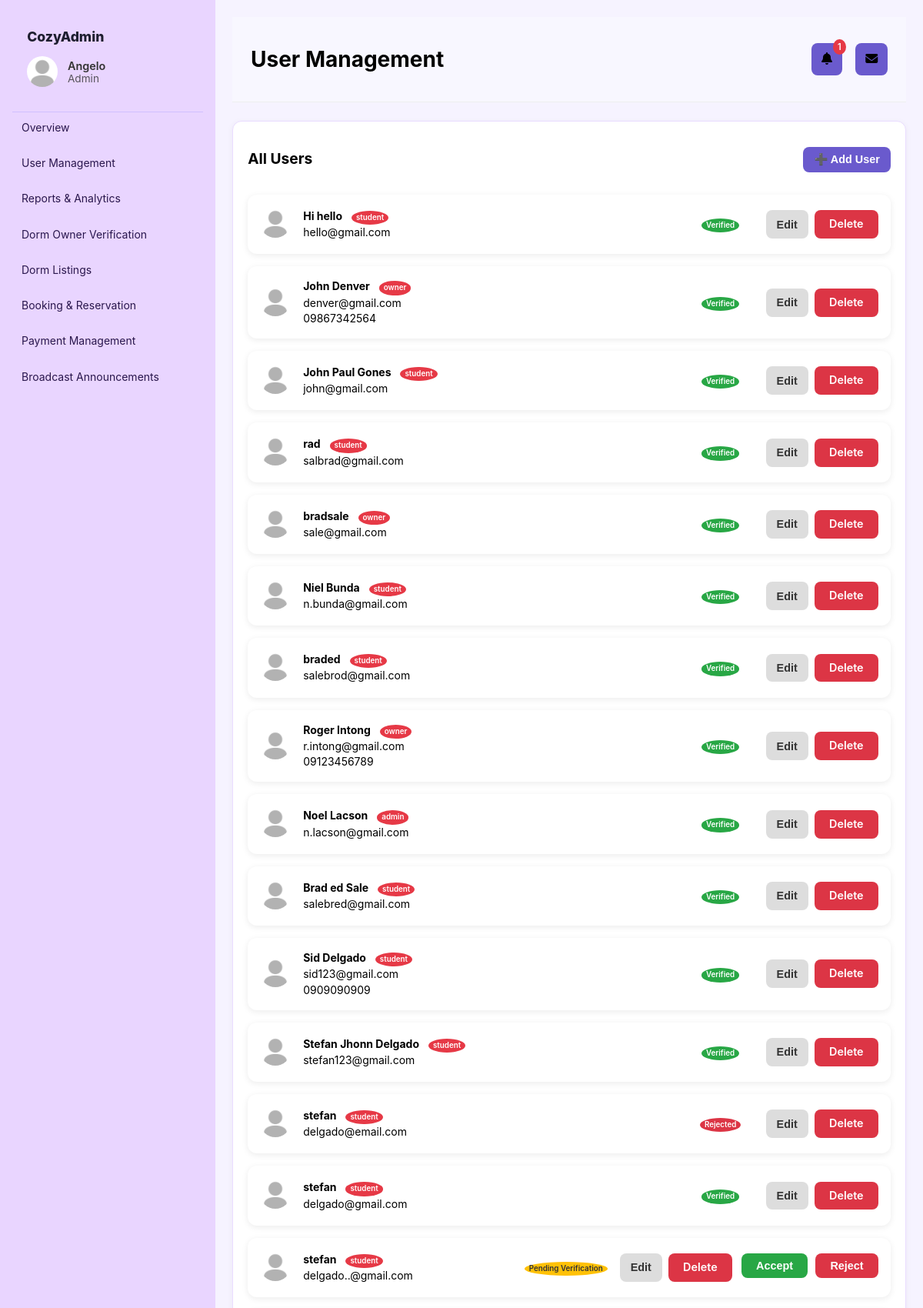
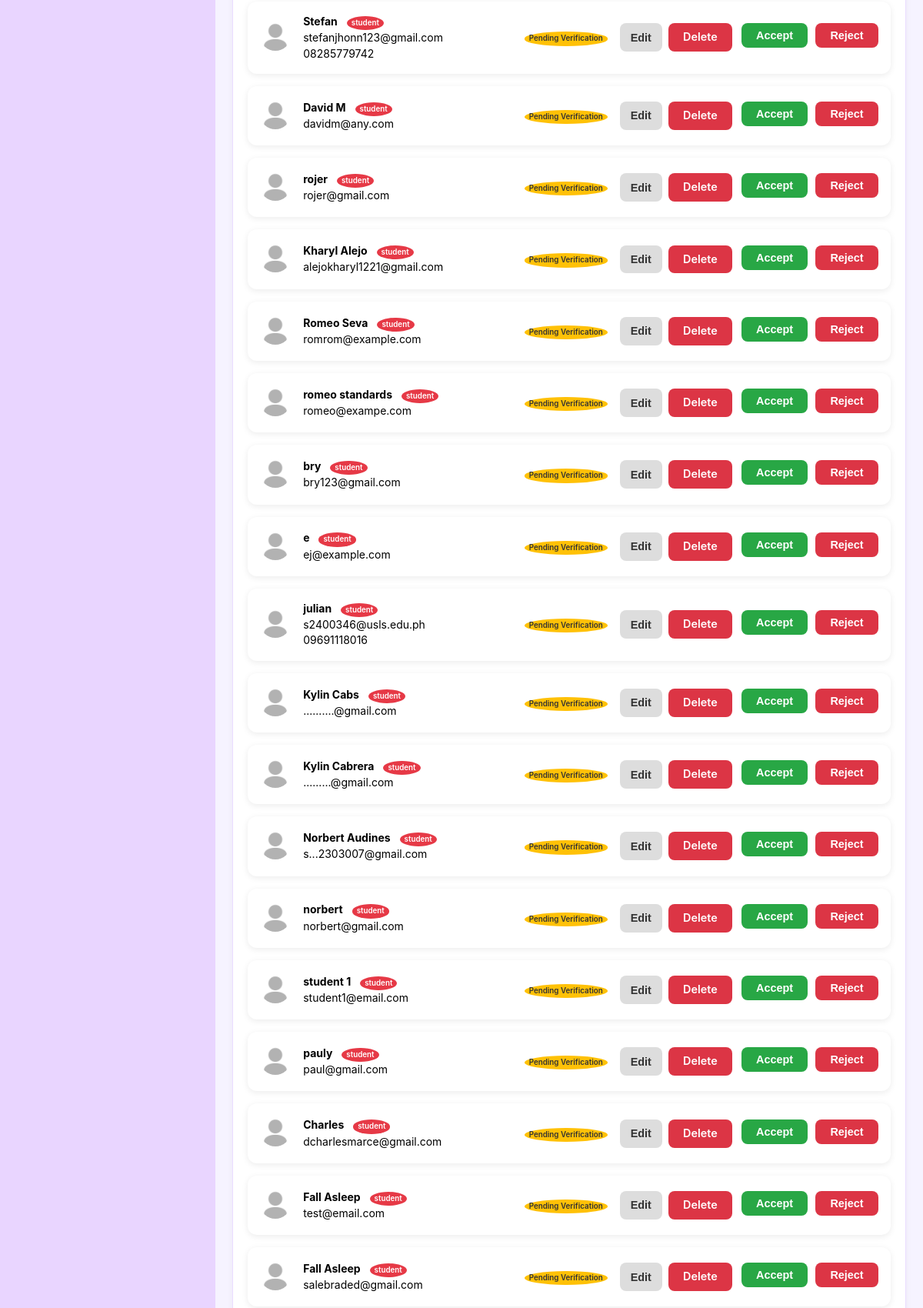
The page /Main/modules/admin/user_management.php (signed in, upper part) on the database its author committed (2 pictures, top to bottom).
### tables this page shows
CREATE TABLE `users` (
  `user_id` int(11) NOT NULL,
  `name` varchar(100) NOT NULL,
  `address` varchar(255) DEFAULT NULL,
  `email` varchar(150) NOT NULL,
  `password` varchar(255) NOT NULL,
  `role` enum('admin','owner','student') NOT NULL DEFAULT 'student',
  `created_at` timestamp NOT NULL DEFAULT current_timestamp(),
  `verified` tinyint(1) NOT NULL DEFAULT 0 COMMENT '0 = Pending, 1 = Verified, -1 = Rejected',
  `phone` varchar(20) DEFAULT NULL,
  `license_no` varchar(100) DEFAULT NULL,
  `profile_pic` varchar(255) DEFAULT NULL,
  `id_document` varchar(255) DEFAULT NULL
);

### Main/auth/auth.php (called while the page is built, shortened)
<?php
function current_user() {
    return $_SESSION['user'] ?? null;
}

### Main/modules/admin/user_management.php (the view, shortened to what this page needs)
<?php
require_once __DIR__ . '/../../auth/auth.php';
$users = $pdo->query("
    SELECT user_id, name, email, role, address, phone, license_no, profile_pic, id_document, verified, created_at
    FROM users
    ORDER BY created_at DESC
")->fetchAll();
$page_title = "User Management";
require_once __DIR__ . '/../../partials/header.php';
?>
<div class="card">
  <div class="header-row">
    <h2>All Users</h2>
    <button class="btn-primary" onclick="openCreate()">➕ Add User</button>
  </div>
  <div class="user-card-list">
    <?php foreach ($users as $u): ?>
      <div class="user-card">
        <div class="user-card-header" onclick="toggleUserCard(<?=$u['user_id']?>)">
          <div class="user-card-profile">
            <?php if ($u['profile_pic']): ?>
              <img src="<?=$u['profile_pic']?>" alt="profile" style="width:40px;height:40px;border-radius:50%;">
            <?php else: ?>
              <img src="../../assets/default_profile.jpg" alt="default" style="width:40px;height:40px;border-radius:50%;">
            <?php endif; ?>
          </div>
          <div class="user-card-main">
            <div><b><?=$u['name']?></b> <span class="badge" style="margin-left:8px;"><?=$u['role']?></span></div>
            <div><?=$u['email']?></div>
            <div><?=$u['phone']?></div>
          </div>
          <div class="user-card-status">
            <?php
              if ($u['verified'] == 1) echo '<span class="badge" style="background:#28a745">Verified</span>';
              elseif ($u['verified'] == -1) echo '<span class="badge" style="background:#dc3545">Rejected</span>';
              else echo '<span class="badge" style="background:#ffc107;color:#333">Pending Verification</span>';
            ?>
          </div>
          <div class="user-card-actions">
            <button class="btn-secondary" onclick="event.stopPropagation();openEdit(<?=$u['user_id']?>,'<?=htmlspecialchars($u['name'],ENT_QUOTES)?>','<?=htmlspecialchars($u['email'],ENT_QUOTES)?>','<?=$u['role']?>','<?=htmlspecialchars($u['address'],ENT_QUOTES)?>','<?=htmlspecialchars($u['license_no'],ENT_QUOTES)?>','<?=htmlspecialchars($u['phone'],ENT_QUOTES)?>')">Edit</button>
            <a class="btn" style="background:#dc3545" href="?delete=<?=$u['user_id']?>" onclick="event.stopPropagation();return confirm('Delete this user?')">Delete</a>
            <?php if ($u['verified'] == 0): ?>
              <form method="post" style="display:inline;" onClick="event.stopPropagation();">
                <button type="submit" name="verify_user" value="1" class="btn" style="background:#28a745;margin-left:4px;">Accept</button>
              </form>
              <form method="post" style="display:inline;" onClick="event.stopPropagation();">
                <button type="submit" name="verify_user" value="-1" class="btn" style="background:#dc3545;margin-left:2px;">Reject</button>
              </form>
            <?php endif; ?>
          </div>
        </div>
      </div>
    <?php endforeach; ?>
  </div>
<?php require_once __DIR__ . '/../../partials/footer.php'; ?>

### Main/partials/header.php (shortened to what this page needs)
<?php
require_once __DIR__ . '/../auth/auth.php';
$user = current_user();
require_once __DIR__ . '/../config.php';
$unread_announcements = 0;
if ($user && isset($user['user_id'])) {
    $stmt = $pdo->prepare("
        SELECT COUNT(*)
        FROM announcements a
        LEFT JOIN announcement_reads ar
          ON a.id = ar.announcement_id AND ar.user_id = ?
        WHERE ar.read_at IS NULL
          AND (
            a.audience = 'All Hosts'
            OR (a.audience = 'Students' AND ? = 'student')
            OR (a.audience IN ('Verified Owners','Pending Owners','All Hosts') AND ? = 'owner')
          )
    ");
    $stmt->execute([$user['user_id'], $user['role'], $user['role']]);
    $unread_announcements = (int)$stmt->fetchColumn();
}
$brand_title = "CozyDorms Management";
if ($user['role'] === 'admin') {
    $brand_title = "CozyAdmin";
} elseif ($user['role'] === 'owner') {
    $brand_title = "CozyOwner";
} elseif ($user['role'] === 'student') {
    $brand_title = "CozyTenant";
}
$message_page = "#";
$announcement_page = "#";
if ($user['role'] === 'student') {
    $message_page = "/modules/student/student_messages.php";
    $announcement_page = "/modules/student/student_announcements.php";
} elseif ($user['role'] === 'owner') {
    $message_page = "/modules/owner/owner_messages.php";
    $announcement_page = "/modules/owner/owner_announcements.php";
} elseif ($user['role'] === 'admin') {
    $message_page = "/modules/shared/messaging.php";
    $announcement_page = "/modules/admin/announcements.php";
}
?>
<!doctype html>
<html lang="en">
<head>
  <link rel="stylesheet" href="/assets/style.css">
  <link rel="stylesheet" href="/assets/modules.css">
  <link rel="stylesheet" href="https://cdnjs.cloudflare.com/ajax/libs/font-awesome/6.5.0/css/all.min.css">
</head>
<body>
  <aside class="sidebar">
    <div class="brand">
      <div class="brand-title"><?= htmlspecialchars($brand_title) ?></div>
      <div class="user-info">
        <?php if (!empty($user['profile_pic'])): ?>
          <img src="<?= htmlspecialchars($user['profile_pic']) ?>" alt="profile">
        <?php else: ?>
          <img src="/assets/default_profile.jpg" alt="default">
        <?php endif; ?>
        <div class="user-details">
          <div class="name"><?= htmlspecialchars($user['name']) ?></div>
          <div class="role"><?= htmlspecialchars(ucfirst($user['role'])) ?></div>
        </div>
      </div>
    </div>
    <hr class="sidebar-separator">
    <nav>
      <?php if ($user['role'] === 'admin'): ?>
        <a href="/dashboards/admin_dashboard.php">Overview</a>
        <a href="/modules/admin/user_management.php">User Management</a>
        <a href="/modules/admin/reports.php">Reports & Analytics</a>
        <a href="/modules/admin/owner_verification.php">Dorm Owner Verification</a>
        <a href="/modules/shared/dorm_listings.php">Dorm Listings</a>
        <a href="/modules/admin/booking_oversight.php">Booking & Reservation</a>
        <a href="/modules/admin/admin_payments.php">Payment Management</a>
        <a href="/modules/admin/announcements.php">Broadcast Announcements</a>
      <?php endif; ?>
    </nav>
  </aside>
  <main class="main">
    <header class="topbar">
      <div class="page-title">
        <?php if (isset($page_title)): ?>
          <h1><?= htmlspecialchars($page_title) ?></h1>
        <?php endif; ?>
      </div>
      <div class="header-actions">
        <a href="<?= $announcement_page ?>" class="btn-icon">
          <i class="fa fa-bell"></i>
          <?php if ($unread_announcements > 0): ?>
            <span class="badge"><?= $unread_announcements ?></span>
          <?php endif; ?>
        </a>
        <a href="<?= $message_page ?>" class="btn-icon">
          <i class="fa fa-envelope"></i>
        </a>
      </div>
    </header>

### CAPSTONE (Sprint 1)/assets/style.css (style rules this page uses)
:root { --bg:#f6f3ff; --panel:#fff; --ink:#1f1147; --muted:#7a68b8; --primary:#8b5cf6; --primary-2:#a78bfa; --border:#eadcff; }
* { box-sizing:border-box }
body { margin:0;font:14px/1.45 Inter,system-ui,Segoe UI,Arial }
a { color:inherit;text-decoration:none }
.sidebar { position:fixed;inset:0 auto 0 0;width:280px;background:#e9d5ff;color:#2a174d;padding:16px;display:flex;flex-direction:column }
.sidebar .brand { font-weight:800;font-size:18px;margin-bottom:12px }
.sidebar nav { display:grid;gap:6px;overflow:auto;padding-right:6px }
.sidebar nav a { padding:10px 12px;border-radius:10px;color:#2a174d }
.main { margin-left:280px;background:var(--bg);min-height:100vh;padding:22px }
.card { background:var(--panel);border:1px solid var(--border);border-radius:16px;padding:18px }
.btn-primary { background: #7b2cbf; color: #fff; padding: 12px 16px; border: none; border-radius: 8px; cursor: pointer; font-weight: 600; transition: 0.2s ease; }
.card { background: #fff; padding: 1rem; border-radius: 10px; box-shadow: 0 2px 6px rgba(0,0,0,0.05); }

### CAPSTONE (Sprint 1)/assets/modules.css (style rules this page uses)
.card { background: #fff; border-radius: 12px; padding: 1.2rem; box-shadow: 0 2px 8px rgba(0,0,0,0.05); }
.card h2 { font-size: 1.2rem; margin-bottom: 1rem; }
.badge { display: inline-block; padding: 0.3rem 0.6rem; border-radius: 12px; font-size: 0.8rem; font-weight: 600; margin-left: 0.3rem; }
.btn { background: #4A3AFF; color: #fff; padding: 0.5rem 1rem; border: none; border-radius: 8px; font-size: 0.9rem; cursor: pointer; transition: background 0.2s; }
.btn-secondary { background: #e9ecef; color: #333; }
button, .btn { background: #4A3AFF; color: #fff; padding: 0.5rem 1.2rem; border: none; border-radius: 8px; font-size: 0.9rem; cursor: pointer; font-weight: 600; transition: background 0.2s ease; }
.badge { padding: 0.35rem 0.7rem; border-radius: 999px; font-size: 0.75rem; font-weight: 600; }
.topbar { display: flex; justify-content: space-between; align-items: center; padding: 1rem 1.5rem; background: #f8f7ff; border-bottom: 1px solid #eee; }
.header-actions { display: flex; gap: 0.6rem; }
.btn-icon { background: #6a5acd; border: none; color: #fff; padding: 0.6rem 0.8rem; border-radius: 8px; cursor: pointer; font-size: 1rem; }

### Main/partials/header.php (style rules this page uses)
.badge { display:inline-block; background:#e63946; color:#fff; border-radius:50%; font-size:0.7em; padding:2px 6px; margin-left:4px; }
.btn-icon { position: relative; margin-left: 8px; color: inherit; text-decoration: none; }
.btn-icon .badge { position: absolute; top: -5px; right: -5px; }
.brand { padding: 1.2rem; background: #e9d5ff; text-align: left; font-weight: 700; color: #1e1e2f; }
.brand-title { font-size: 1.1rem; margin-bottom: 0.8rem; }
.user-info { display: flex; align-items: center; gap: 0.8rem; }
.user-info img { width: 40px; height: 40px; border-radius: 50%; object-fit: cover; }
.user-details { display: flex; flex-direction: column; font-weight: normal; font-size: 0.9rem; color: #333; line-height: 1.2; }
.user-details .name { font-weight: 600; }
.user-details .role { font-size: 0.85rem; opacity: 0.8; }
.sidebar-separator { border: none; border-top: 1px solid #d0bfff; margin: 0; }

### Main/modules/admin/user_management.php (style rules this page uses)
.header-row { display: flex; justify-content: space-between; align-items: center; margin-bottom: 1rem; }
.user-card-list { display: flex; flex-direction: column; gap: 1rem; }
.user-card { background: #fff; border-radius: 12px; box-shadow: 0 2px 8px rgba(0,0,0,0.08); padding: 1rem; transition: box-shadow 0.2s; cursor: pointer; }
.user-card-header { display: flex; align-items: center; gap: 1rem; }
.user-card-profile img { width: 40px; height: 40px; border-radius: 50%; }
.user-card-main { flex: 1; }
.user-card-status { min-width: 90px; text-align: center; }
.user-card-actions { display: flex; gap: 0.5rem; }
.btn-primary { background: #6A5ACD; color: #fff; padding: 8px 14px; border: none; border-radius: 8px; cursor: pointer; }
.btn-secondary { background: #ddd; color: #333; padding: 8px 14px; border-radius: 8px; border: none; cursor: pointer; }

### rows shown on the page
users: role "CozyAdmin", name "Angelo", role "Admin"
users: name "Hi hello", role "student", email "hello@gmail.com", verified "Verified"
users: name "John Denver", role "owner", email "denver@gmail.com", phone "09867342564", verified "Verified"
users: name "John Paul Gones", role "student", email "john@gmail.com", verified "Verified"
users: name "rad", role "student", email "salbrad@gmail.com", verified "Verified"
users: name "bradsale", role "owner", email "sale@gmail.com", verified "Verified"
users: name "Niel Bunda", role "student", email "n.bunda@gmail.com", verified "Verified"
users: name "braded", role "student", email "salebrod@gmail.com", verified "Verified"
users: name "Roger Intong", role "owner", email "r.intong@gmail.com", phone "09123456789", verified "Verified"
users: name "Noel Lacson", role "admin", email "n.lacson@gmail.com", verified "Verified"
users: name "Brad ed Sale", role "student", email "salebred@gmail.com", verified "Verified"
users: name "Sid Delgado", role "student", email "sid123@gmail.com", phone "0909090909", verified "Verified"
users: name "Stefan Jhonn Delgado", role "student", email "stefan123@gmail.com", verified "Verified"
users: name "stefan", role "student", email "delgado@email.com", verified "Rejected"
users: name "stefan", role "student", email "delgado@gmail.com", verified "Verified"
users: name "stefan", role "student", email "delgado..@gmail.com", verified "Pending Verification"
users: name "Stefan", role "student", email "stefanjhonn123@gmail.com", phone "08285779742", verified "Pending Verification"
users: name "David M", role "student", email "davidm@any.com", verified "Pending Verification"
users: name "rojer", role "student", email "rojer@gmail.com", verified "Pending Verification"
users: name "Kharyl Alejo", role "student", email "alejokharyl1221@gmail.com", verified "Pending Verification"
users: name "Romeo Seva", role "student", email "romrom@example.com", verified "Pending Verification"
users: name "romeo standards", role "student", email "romeo@exampe.com", verified "Pending Verification"
users: name "bry", role "student", email "bry123@gmail.com", verified "Pending Verification"
users: name "e", role "student", email "ej@example.com", verified "Pending Verification"
users: name "julian", role "student", email "s2400346@usls.edu.ph", phone "09691118016", verified "Pending Verification"
users: name "Kylin Cabs", role "student", email "..........@gmail.com", verified "Pending Verification"
users: name "Kylin Cabrera", role "student", email ".........@gmail.com", verified "Pending Verification"
users: name "Norbert Audines", role "student", email "s...2303007@gmail.com", verified "Pending Verification"
users: name "norbert", role "student", email "norbert@gmail.com", verified "Pending Verification"
users: name "student 1", role "student", email "student1@email.com", verified "Pending Verification"
users: name "pauly", role "student", email "paul@gmail.com", verified "Pending Verification"
users: name "Charles", role "student", email "dcharlesmarce@gmail.com", verified "Pending Verification"
users: name "Fall Asleep", role "student", email "test@email.com", verified "Pending Verification"
users: name "Fall Asleep", role "student", email "salebraded@gmail.com", verified "Pending Verification"

### other values the page prints
$page_title "User Management"
$unread_announcements "1"
